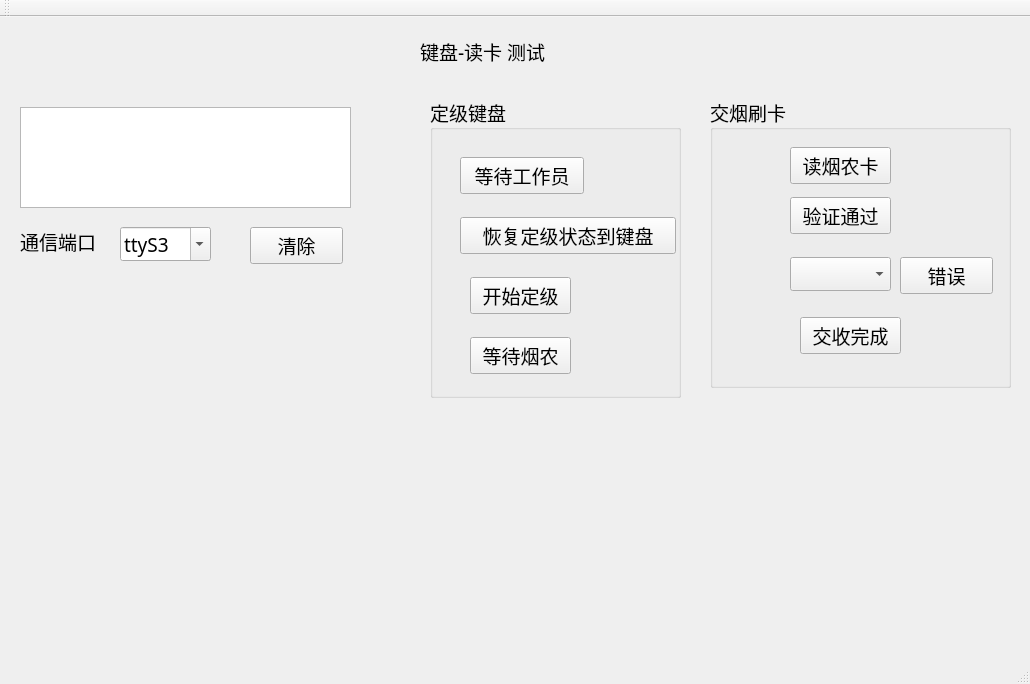
<?xml version="1.0" encoding="UTF-8"?>
<ui version="4.0">
 <class>MainWindow</class>
 <widget class="QMainWindow" name="MainWindow">
  <property name="geometry">
   <rect>
    <x>0</x>
    <y>0</y>
    <width>1030</width>
    <height>684</height>
   </rect>
  </property>
  <property name="font">
   <font>
    <family>Agency FB</family>
    <pointsize>14</pointsize>
   </font>
  </property>
  <property name="windowTitle">
   <string>MainWindow</string>
  </property>
  <widget class="QWidget" name="centralWidget">
   <widget class="QLabel" name="label">
    <property name="geometry">
     <rect>
      <x>420</x>
      <y>20</y>
      <width>150</width>
      <height>28</height>
     </rect>
    </property>
    <property name="text">
     <string>键盘-读卡 测试</string>
    </property>
   </widget>
   <widget class="QTextEdit" name="te_card">
    <property name="geometry">
     <rect>
      <x>20</x>
      <y>90</y>
      <width>331</width>
      <height>101</height>
     </rect>
    </property>
   </widget>
   <widget class="QComboBox" name="cb_tty">
    <property name="geometry">
     <rect>
      <x>120</x>
      <y>210</y>
      <width>91</width>
      <height>34</height>
     </rect>
    </property>
    <property name="editable">
     <bool>true</bool>
    </property>
    <item>
     <property name="text">
      <string>ttyS3</string>
     </property>
    </item>
   </widget>
   <widget class="QLabel" name="label_3">
    <property name="geometry">
     <rect>
      <x>20</x>
      <y>210</y>
      <width>92</width>
      <height>28</height>
     </rect>
    </property>
    <property name="text">
     <string>通信端口</string>
    </property>
   </widget>
   <widget class="QPushButton" name="pushButton">
    <property name="geometry">
     <rect>
      <x>250</x>
      <y>210</y>
      <width>93</width>
      <height>37</height>
     </rect>
    </property>
    <property name="text">
     <string>清除</string>
    </property>
   </widget>
   <widget class="QGroupBox" name="groupBox">
    <property name="geometry">
     <rect>
      <x>710</x>
      <y>80</y>
      <width>301</width>
      <height>291</height>
     </rect>
    </property>
    <property name="title">
     <string>交烟刷卡</string>
    </property>
    <widget class="QPushButton" name="pushButton_6">
     <property name="geometry">
      <rect>
       <x>80</x>
       <y>50</y>
       <width>101</width>
       <height>37</height>
      </rect>
     </property>
     <property name="text">
      <string>读烟农卡</string>
     </property>
    </widget>
    <widget class="QPushButton" name="pushButton_5">
     <property name="geometry">
      <rect>
       <x>80</x>
       <y>100</y>
       <width>101</width>
       <height>37</height>
      </rect>
     </property>
     <property name="text">
      <string>验证通过</string>
     </property>
    </widget>
    <widget class="QPushButton" name="pushButton_8">
     <property name="geometry">
      <rect>
       <x>90</x>
       <y>220</y>
       <width>101</width>
       <height>37</height>
      </rect>
     </property>
     <property name="text">
      <string>交收完成</string>
     </property>
    </widget>
    <widget class="QComboBox" name="comboBox">
     <property name="geometry">
      <rect>
       <x>80</x>
       <y>160</y>
       <width>101</width>
       <height>34</height>
      </rect>
     </property>
    </widget>
    <widget class="QPushButton" name="pushButton_9">
     <property name="geometry">
      <rect>
       <x>190</x>
       <y>160</y>
       <width>93</width>
       <height>37</height>
      </rect>
     </property>
     <property name="text">
      <string>错误</string>
     </property>
    </widget>
   </widget>
   <widget class="QGroupBox" name="groupBox_2">
    <property name="geometry">
     <rect>
      <x>430</x>
      <y>80</y>
      <width>251</width>
      <height>301</height>
     </rect>
    </property>
    <property name="title">
     <string>定级键盘</string>
    </property>
    <widget class="QPushButton" name="pushButton_3">
     <property name="geometry">
      <rect>
       <x>30</x>
       <y>60</y>
       <width>124</width>
       <height>37</height>
      </rect>
     </property>
     <property name="text">
      <string>等待工作员</string>
     </property>
    </widget>
    <widget class="QPushButton" name="pushButton_7">
     <property name="geometry">
      <rect>
       <x>30</x>
       <y>120</y>
       <width>216</width>
       <height>37</height>
      </rect>
     </property>
     <property name="text">
      <string>恢复定级状态到键盘</string>
     </property>
    </widget>
    <widget class="QPushButton" name="pushButton_2">
     <property name="geometry">
      <rect>
       <x>40</x>
       <y>180</y>
       <width>101</width>
       <height>37</height>
      </rect>
     </property>
     <property name="text">
      <string>开始定级</string>
     </property>
    </widget>
    <widget class="QPushButton" name="pushButton_10">
     <property name="geometry">
      <rect>
       <x>40</x>
       <y>240</y>
       <width>101</width>
       <height>37</height>
      </rect>
     </property>
     <property name="text">
      <string>等待烟农</string>
     </property>
    </widget>
   </widget>
  </widget>
  <widget class="QMenuBar" name="menuBar">
   <property name="geometry">
    <rect>
     <x>0</x>
     <y>0</y>
     <width>1030</width>
     <height>26</height>
    </rect>
   </property>
  </widget>
  <widget class="QToolBar" name="mainToolBar">
   <attribute name="toolBarArea">
    <enum>TopToolBarArea</enum>
   </attribute>
   <attribute name="toolBarBreak">
    <bool>false</bool>
   </attribute>
  </widget>
  <widget class="QStatusBar" name="statusBar">
   <property name="font">
    <font>
     <pointsize>14</pointsize>
    </font>
   </property>
  </widget>
 </widget>
 <layoutdefault spacing="6" margin="11"/>
 <resources/>
 <connections/>
</ui>
